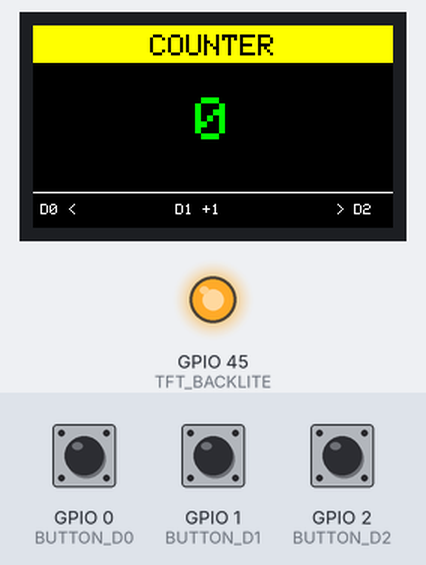
A sketch run on a simulated ESP32-S3. Shown: 240×135 colour display, output pins drawn as LEDs (lit = HIGH). Inputs (shaded band) come from the test bench; at power-on: GPIO 0 (BUTTON_D0) HIGH, GPIO 2 (BUTTON_D2) LOW, GPIO 1 (BUTTON_D1) LOW. Pins used as bus, display or sensor lines are not drawn; what the sketch prints to the serial monitor is not drawn.

Above: at 1.4 s.
1.5 s: GPIO 0 (BUTTON_D0) pulled LOW for 0.15 s
At 2.9 s:
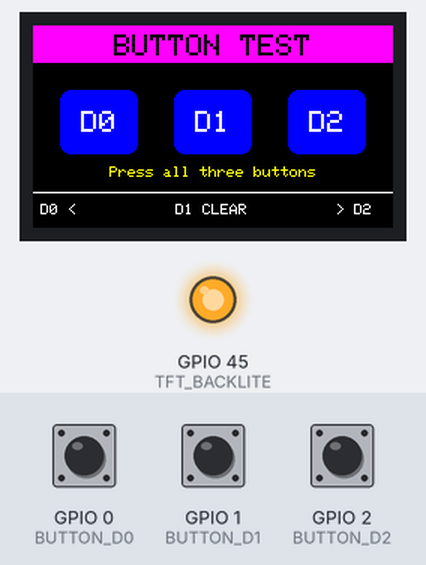
3.2 s: GPIO 2 (BUTTON_D2) pulled HIGH for 0.15 s
At 4.4 s:
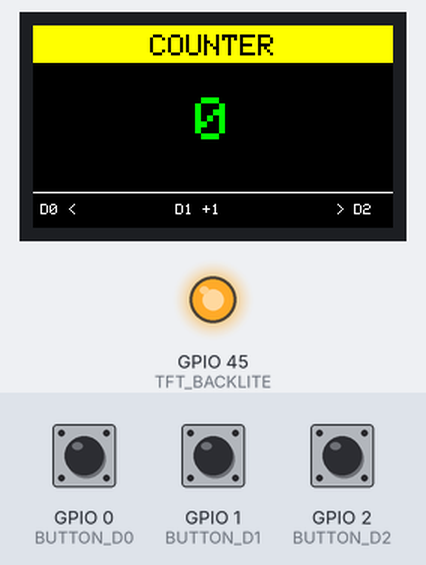
4.8 s: GPIO 2 (BUTTON_D2) pulled HIGH for 1 s
At 6.0 s:
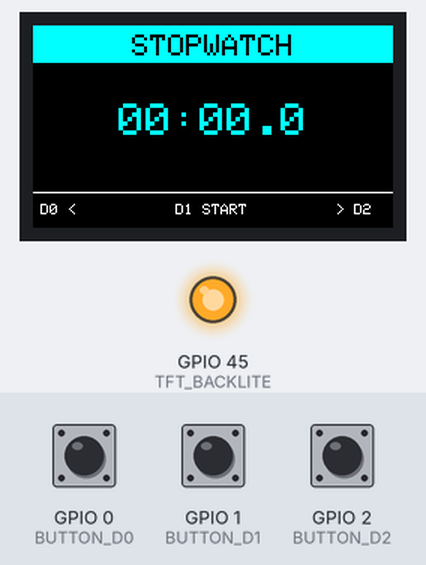
7.3 s: GPIO 1 (BUTTON_D1) pulled HIGH for 0.15 s
At 7.99 s:
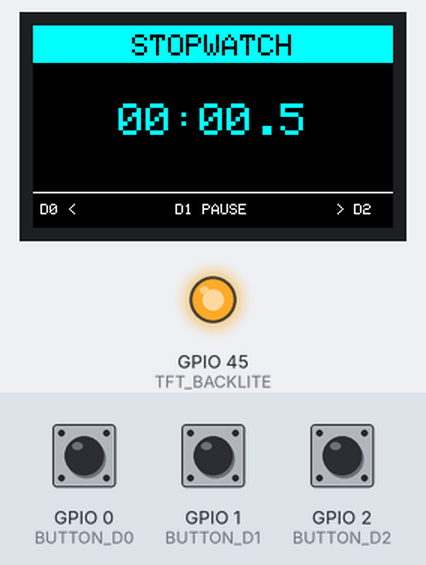
8.0 s: GPIO 0 (BUTTON_D0) pulled LOW for 1 s
At 8.5 s:
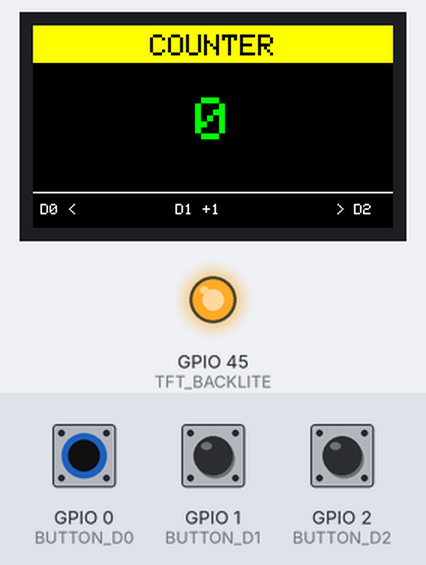
10.5 s: GPIO 1 (BUTTON_D1) pulled HIGH for 1 s
At 11.1 s:
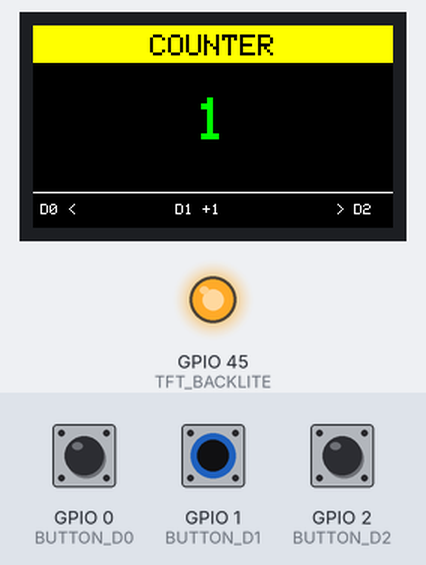
Timing chart, 0 to 13.5 s (numbered marks = the images above; inputs shaded):
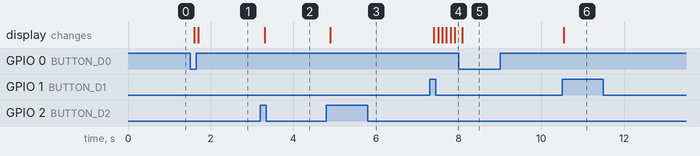

Measured:
- after the input at 1.5 s, the display: first changes after 0.10 s (image 1 shows a later state)
- after the input at 3.2 s, the display: changes after 0.11 s (image 2)
- after the input at 4.8 s, the display: changes after 0.09 s (image 3)
- after the input at 7.3 s, the display: first changes after 0.10 s (image 4 shows a later state)
- after the input at 8.0 s, the display: changes after 0.09 s (image 5)
- after the input at 10.5 s, the display: changes at once (image 6)

The sketch:

reverse_tft_three_button_demo.ino
```cpp
/*
  Adafruit ESP32-S3 Reverse TFT Feather
  Built-in TFT + three-button demonstration

  Controls:
    D0: previous screen (active LOW)
    D1: perform the action shown on screen (active HIGH)
    D2: next screen (active HIGH)
*/

#include <Adafruit_GFX.h>
#include <Adafruit_ST7789.h>
#include <SPI.h>

#if !defined(ARDUINO_ADAFRUIT_FEATHER_ESP32S3_REVTFT)
#warning "Select 'Adafruit Feather ESP32-S3 Reverse TFT' in Tools > Board."
#endif

// The current Espressif board package defines these names when the Reverse TFT
// board is selected.  Keep explicit fallbacks so the sketch also compiles with
// older board packages or the generic ESP32-S3 Dev Module selection.
#ifndef TFT_CS
#define TFT_CS 42
#endif
#ifndef TFT_DC
#define TFT_DC 40
#endif
#ifndef TFT_RST
#ifdef TFT_RESET
#define TFT_RST TFT_RESET
#else
#define TFT_RST 41
#endif
#endif
#ifndef TFT_I2C_POWER
#define TFT_I2C_POWER 7
#endif
#ifndef TFT_BACKLITE
#ifdef TFT_BACKLIGHT
#define TFT_BACKLITE TFT_BACKLIGHT
#else
#define TFT_BACKLITE 45
#endif
#endif

constexpr int8_t TFT_SCLK_PIN = 36;
constexpr int8_t TFT_MOSI_PIN = 35;

constexpr uint8_t BUTTON_D0 = 0;
constexpr uint8_t BUTTON_D1 = 1;
constexpr uint8_t BUTTON_D2 = 2;
constexpr uint16_t DEBOUNCE_MS = 30;
constexpr uint8_t SCREEN_COUNT = 3;

Adafruit_ST7789 tft(TFT_CS, TFT_DC, TFT_RST);

struct Button {
  uint8_t pin;
  bool activeHigh;
  bool stablePressed;
  bool lastRawPressed;
  uint32_t changedAt;
};

Button buttons[] = {
    {BUTTON_D0, false, false, false, 0},
    {BUTTON_D1, true, false, false, 0},
    {BUTTON_D2, true, false, false, 0},
};

uint8_t currentScreen = 0;
uint32_t counter = 0;
bool timerRunning = false;
uint32_t timerStartedAt = 0;
uint32_t timerAccumulatedMs = 0;
uint32_t lastTimerDraw = 0;

void centerText(const char *text, int16_t y, uint8_t size, uint16_t color) {
  int16_t x1, y1;
  uint16_t width, height;
  tft.setTextSize(size);
  tft.setTextColor(color);
  tft.getTextBounds(text, 0, y, &x1, &y1, &width, &height);
  tft.setCursor((tft.width() - width) / 2, y);
  tft.print(text);
}

void drawHeader(const char *title, uint16_t color) {
  tft.fillScreen(ST77XX_BLACK);
  tft.fillRect(0, 0, tft.width(), 25, color);
  centerText(title, 6, 2, ST77XX_BLACK);
}

void drawFooter(const char *action) {
  tft.drawFastHLine(0, 111, tft.width(), ST77XX_WHITE);
  tft.setTextSize(1);
  tft.setTextColor(ST77XX_WHITE, ST77XX_BLACK);
  tft.setCursor(5, 119);
  tft.print("D0 <");
  tft.setCursor(95, 119);
  tft.print("D1 ");
  tft.print(action);
  tft.setCursor(202, 119);
  tft.print("> D2");
}

void drawCounterValue() {
  char value[16];
  snprintf(value, sizeof(value), "%lu", static_cast<unsigned long>(counter));
  tft.fillRect(0, 38, tft.width(), 55, ST77XX_BLACK);
  centerText(value, 48, 4, ST77XX_GREEN);
}

uint32_t elapsedTimerMs() {
  return timerAccumulatedMs + (timerRunning ? millis() - timerStartedAt : 0);
}

void drawTimerValue() {
  const uint32_t elapsed = elapsedTimerMs();
  const uint32_t minutes = elapsed / 60000;
  const uint32_t seconds = (elapsed / 1000) % 60;
  const uint32_t tenths = (elapsed / 100) % 10;
  char value[20];
  snprintf(value, sizeof(value), "%02lu:%02lu.%lu",
           static_cast<unsigned long>(minutes),
           static_cast<unsigned long>(seconds),
           static_cast<unsigned long>(tenths));
  tft.fillRect(0, 38, tft.width(), 55, ST77XX_BLACK);
  centerText(value, 52, 3, ST77XX_CYAN);
}

void drawButtonMonitor() {
  tft.fillRect(0, 34, tft.width(), 70, ST77XX_BLACK);
  const char *labels[] = {"D0", "D1", "D2"};
  for (uint8_t i = 0; i < 3; ++i) {
    const int16_t x = 18 + i * 76;
    const uint16_t color = buttons[i].stablePressed ? ST77XX_GREEN : ST77XX_BLUE;
    tft.fillRoundRect(x, 43, 52, 43, 7, color);
    tft.setTextSize(2);
    tft.setTextColor(ST77XX_WHITE);
    tft.setCursor(x + 14, 57);
    tft.print(labels[i]);
  }
  centerText("Press all three buttons", 94, 1, ST77XX_YELLOW);
}

void drawScreen() {
  switch (currentScreen) {
    case 0:
      drawHeader("COUNTER", ST77XX_YELLOW);
      drawCounterValue();
      drawFooter("+1");
      break;
    case 1:
      drawHeader("STOPWATCH", ST77XX_CYAN);
      drawTimerValue();
      drawFooter(timerRunning ? "PAUSE" : "START");
      break;
    default:
      drawHeader("BUTTON TEST", ST77XX_MAGENTA);
      drawButtonMonitor();
      drawFooter("CLEAR");
      break;
  }
}

bool updateButton(Button &button) {
  const bool rawPressed = digitalRead(button.pin) == (button.activeHigh ? HIGH : LOW);
  const uint32_t now = millis();

  if (rawPressed != button.lastRawPressed) {
    button.lastRawPressed = rawPressed;
    button.changedAt = now;
  }

  if (now - button.changedAt >= DEBOUNCE_MS && rawPressed != button.stablePressed) {
    button.stablePressed = rawPressed;
    return button.stablePressed;  // Report only a new press, not a release.
  }
  return false;
}

void handleAction() {
  if (currentScreen == 0) {
    ++counter;
    drawCounterValue();
  } else if (currentScreen == 1) {
    if (timerRunning) {
      timerAccumulatedMs += millis() - timerStartedAt;
    } else {
      timerStartedAt = millis();
    }
    timerRunning = !timerRunning;
    drawScreen();
  } else {
    // On this page D1 still lights while held; its press redraws the monitor.
    drawButtonMonitor();
  }
}

void setup() {
  Serial.begin(115200);

  pinMode(BUTTON_D0, INPUT_PULLUP);  // Pressed = LOW.
  pinMode(BUTTON_D1, INPUT_PULLDOWN); // Pressed = HIGH.
  pinMode(BUTTON_D2, INPUT_PULLDOWN); // Pressed = HIGH.

  pinMode(TFT_I2C_POWER, OUTPUT);
  digitalWrite(TFT_I2C_POWER, HIGH);
  pinMode(TFT_BACKLITE, OUTPUT);
  digitalWrite(TFT_BACKLITE, HIGH);

  // Select the display's actual SPI pins even if a generic board is selected.
  SPI.begin(TFT_SCLK_PIN, -1, TFT_MOSI_PIN, TFT_CS);
  tft.init(135, 240);
  tft.setRotation(3);
  tft.setTextWrap(false);
  drawScreen();

  Serial.println("ESP32-S3 Reverse TFT three-button demo ready");
}

void loop() {
  const bool d0Pressed = updateButton(buttons[0]);
  const bool d1Pressed = updateButton(buttons[1]);
  const bool d2Pressed = updateButton(buttons[2]);

  if (currentScreen == 2) {
    // Show held/released state as well as debounced presses.
    static bool oldStates[3] = {};
    bool changed = false;
    for (uint8_t i = 0; i < 3; ++i) {
      if (oldStates[i] != buttons[i].stablePressed) {
        oldStates[i] = buttons[i].stablePressed;
        changed = true;
      }
    }
    if (changed) drawButtonMonitor();
  }

  if (d0Pressed) {
    currentScreen = (currentScreen + SCREEN_COUNT - 1) % SCREEN_COUNT;
    drawScreen();
    Serial.println("D0: previous screen");
  } else if (d2Pressed) {
    currentScreen = (currentScreen + 1) % SCREEN_COUNT;
    drawScreen();
    Serial.println("D2: next screen");
  } else if (d1Pressed) {
    handleAction();
    Serial.println("D1: action");
  }

  if (currentScreen == 1 && timerRunning && millis() - lastTimerDraw >= 100) {
    lastTimerDraw = millis();
    drawTimerValue();
  }
}
```
